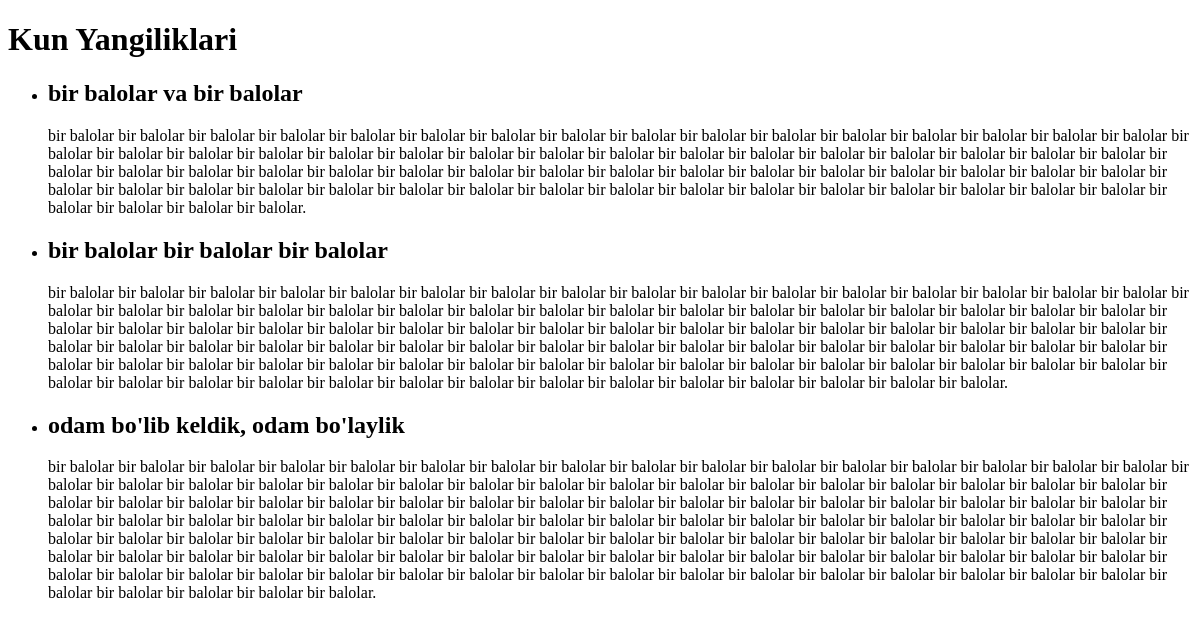
Before: / with the older database file.
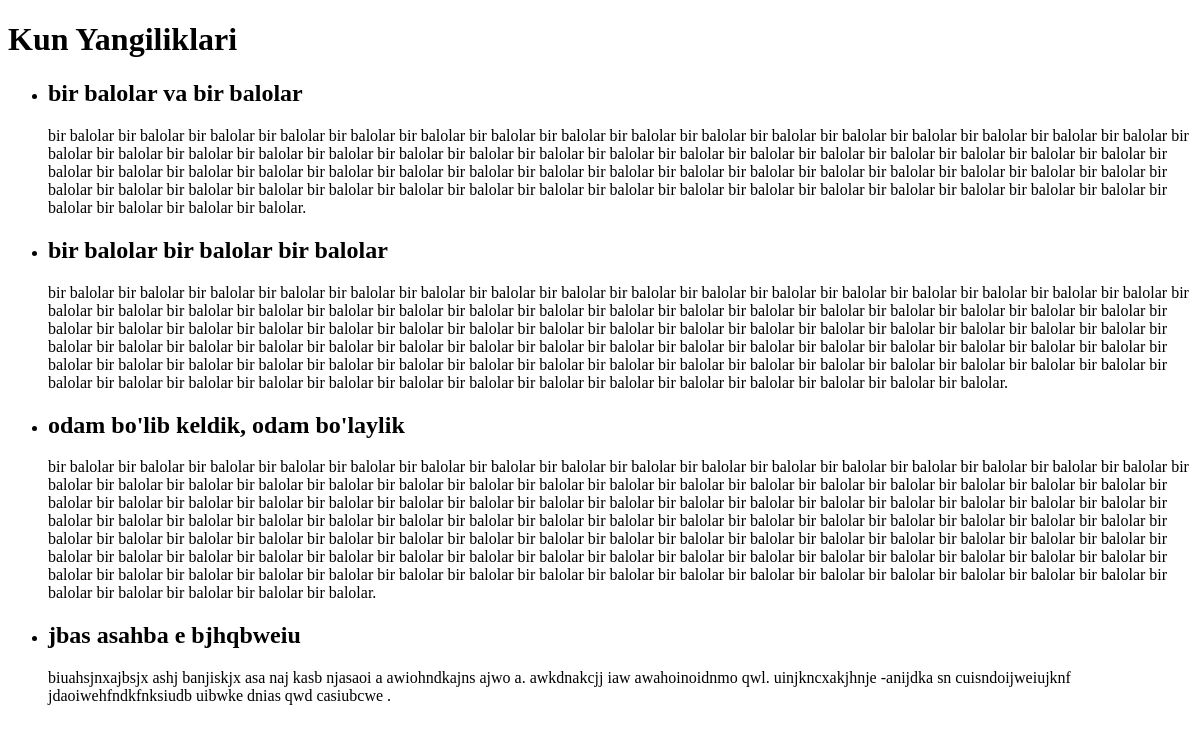
After: the same page with the newer database file.
### news/models.py (models this page shows, shortened)
class Post(models.Model):
    title = models.CharField(max_length=255)
    content = models.TextField()

### news/views.py (the view)
# urls.py: path('', PostListView.as_view(), name='home'),
class PostListView(ListView):
    model = Post
    template_name = 'home.html'

### templates/home.html (shortened to what this page needs)
<!DOCTYPE html>
<html lang="en">
<head>
</head>
<body>
    <h1>Kun Yangiliklari</h1>
    <ul>
        {% for post in object_list %}
            <li>
                <h2>{{post.title}}</h2>
                <p>
                    {{post.content}}
                </p>
            </li>
        {% endfor %}
    </ul>
</body>
</html>

Changed rows visible on the page:
added Post: title "jbas asahba e bjhqbweiu", content "biuahsjnxajbsjx ashj banjiskjx asa naj kasb njasaoi a awiohndkajns ajwo a. awkdnakcjj iaw awahoinoidnmo qwl. uinjkncxakjhnje -anijdka sn cuisndoijweiujknf jdaoiwehfndkfnksiudb uibwke dnias qwd casiubcwe ."
